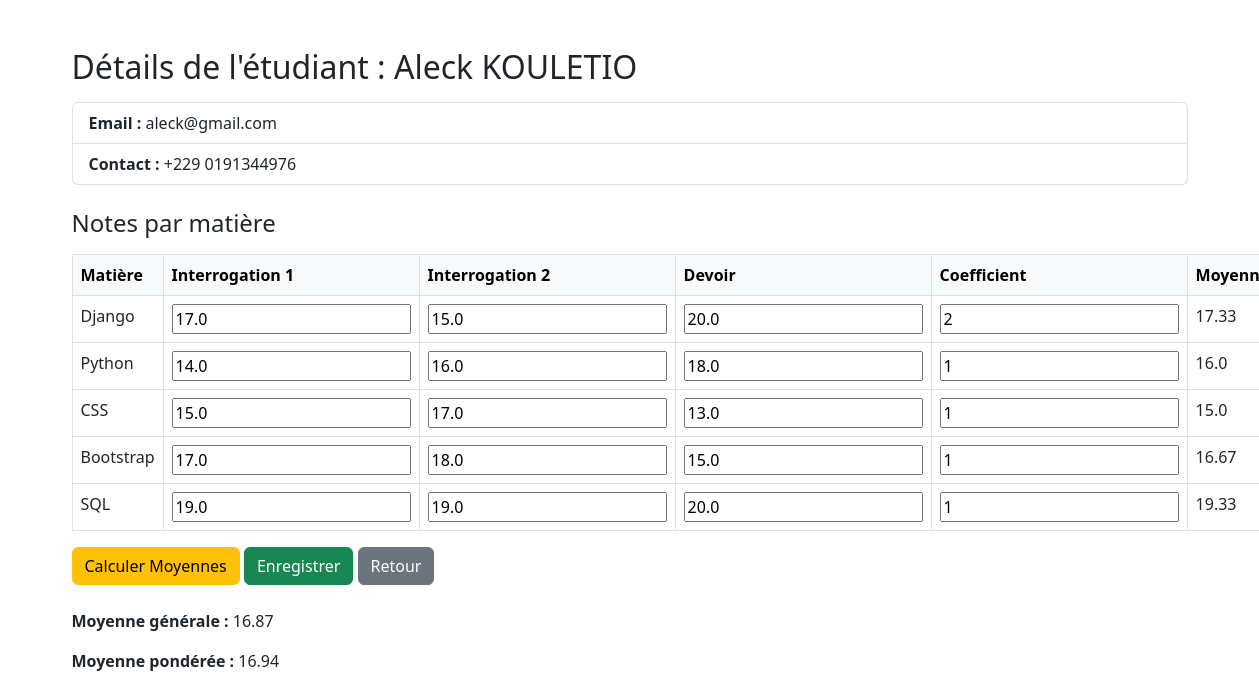
The app's page /11/ with its own data.
### etudiants/models.py (models this page shows, shortened)
class User(models.Model):
    nom = models.CharField(max_length=100)
    prenom = models.CharField(max_length=100)
    email = models.EmailField(unique=True)
    contact = models.CharField(max_length=15, blank=True, null=True)
    is_valid = models.BooleanField(default=False, null=True)
    class Meta:
        ordering = ["-nom"]

class Notes(models.Model):
    note = models.ForeignKey(User, on_delete=models.CASCADE, related_name="notes")
    interrogation1 = models.FloatField(null=True, blank=True)
    interrogation2 = models.FloatField(null=True, blank=True)
    devoir = models.FloatField(null=True, blank=True)
    matiere = models.CharField(max_length=25, blank=True, null=True)
    coefficients = models.PositiveIntegerField(default=1)

### etudiants/views.py (the view, shortened to what this page needs)
# urls.py: path('<int:etudiant_id>/', views.detail_etudiants, name='detail_etudiant'),
def detail_etudiants(request, etudiant_id):
    with connection.cursor() as cursor:
        cursor.execute("""
            SELECT id, nom, prenom, email, contact
            FROM etudiants_user
            WHERE id = %s
        """, [etudiant_id])
        etudiant = cursor.fetchone()
    if not etudiant:
        messages.error(request, "Étudiant introuvable.")
        return render(request, 'etudiants/detail_etudiants.html', {'etudiant': None})
    matieres_fixes = ['Django', 'Python', 'CSS', 'Bootstrap', 'SQL']
    notes_par_matiere = []
    moyenne_generale = 0
    moyenne_ponderee = 0
    if request.method == 'POST':
        action = request.POST.get('action')
        nb_matieres = int(request.POST.get('nb_matieres', 0))
        total_moyenne = 0
        total_ponderee = 0
        total_coeff = 0
        for i in range(1, nb_matieres + 1):
            matiere = request.POST.get(f'matiere_{i}')
            interrogation1 = float(request.POST.get(f'interrogation1_{i}', 0) or 0)
            devoir = float(request.POST.get(f'devoir_{i}', 0) or 0)
            interrogation2 = float(request.POST.get(f'interrogation2_{i}', 0) or 0)
            coefficients = float(request.POST.get(f'coefficients_{i}', 1) or 1)
            moyenne = round((interrogation1 + devoir + interrogation2) / 3, 2)
            moyenne_ponderee_calc = moyenne * coefficients
            total_moyenne += moyenne
            total_ponderee += moyenne_ponderee_calc
            total_coeff += coefficients
            notes_par_matiere.append({
                'matiere': matiere,
                'interrogation1': interrogation1,
                'devoir': devoir,
                'interrogation2': interrogation2,
                'coefficients': coefficients,
                'moyenne': moyenne
            })
            if action == 'enregistrer':
                with connection.cursor() as cursor:
                    cursor.execute("""
                        SELECT id FROM etudiants_notes
                        WHERE note_id = %s
                    """, [etudiant_id])
                    exists = cursor.fetchall()
                    if exists:
                        cursor.execute("""
                            UPDATE etudiants_notes
                            SET interrogation1 = %s, interrogation2 = %s, devoir = %s, coefficients = %s
                            WHERE note_id = %s AND matiere = %s
                        """, [interrogation1, interrogation2, devoir,coefficients, etudiant_id, matiere])
                    else:
                        cursor.execute("""
                            INSERT INTO etudiants_notes (note_id, matiere, interrogation1, interrogation2, devoir, coefficients)
                            VALUES (%s, %s, %s, %s, %s, %s)
                        """,[interrogation1, interrogation2, devoir,coefficients, etudiant_id, matiere])
        moyenne_generale = round(total_moyenne / nb_matieres, 2) if nb_matieres else 0
        moyenne_ponderee = round(total_ponderee / total_coeff, 2) if total_coeff else 0
        if action == 'enregistrer':
            messages.success(request, "Les notes ont été enregistrées avec succès.")
        elif action == 'calculer':
            messages.info(request, "Les moyennes ont été recalculées (non enregistrées).")
    else:
        with connection.cursor() as cursor:
            cursor.execute("""
                SELECT matiere, interrogation1, interrogation2, devoir, coefficients
                FROM etudiants_notes
                WHERE note_id = %s
            """, [etudiant_id])
            notes_data = cursor.fetchall()
            notes_dict = {row[0]: row for row in notes_data}
        total_moyenne = 0
        total_ponderee = 0
        total_coeff = 0
        for matiere in matieres_fixes:
            if matiere in notes_dict:
                interrogation1, interrogation2, devoir, coefficients = notes_dict[matiere][1], notes_dict[matiere][2], notes_dict[matiere][3], notes_dict[matiere][4]
                interrogation1 = interrogation1 or 0
                devoir = devoir or 0
                interrogation2 = interrogation2 or 0
                coefficients = coefficients or 1
                moyenne = round((interrogation1 + devoir + interrogation2) / 3, 2)
                moyenne_ponderee_calc = moyenne * coefficients
                total_moyenne += moyenne
                total_ponderee += moyenne_ponderee_calc
                total_coeff += coefficients
                notes_par_matiere.append({
                    'matiere': matiere,
                    'interrogation1': interrogation1,
                    'devoir': devoir,
                    'interrogation2': interrogation2,
                    'coefficients': coefficients,
                    'moyenne': moyenne
                })
        moyenne_generale = round(total_moyenne / len(notes_par_matiere), 2) if notes_par_matiere else 0
        moyenne_ponderee = round(total_ponderee / total_coeff, 2) if total_coeff else 0
    return render(request, 'etudiants/detail_etudiants.html', {
        'etudiant': etudiant,
        'notes_par_matiere': notes_par_matiere,
        'moyenne_generale': moyenne_generale,
        'moyenne_ponderee': moyenne_ponderee
    })

### etudiants/templates/etudiants/detail_etudiants.html (shortened to what this page needs)
{% extends 'etudiants/base.html' %}
{% block content %}
<div class="container mt-5">
    {% if etudiant %}
        <h2>Détails de l'étudiant : {{ etudiant.2 }} {{ etudiant.1 }}</h2>
        <ul class="list-group my-3">
            <li class="list-group-item"><strong>Email :</strong> {{ etudiant.3 }}</li>
            <li class="list-group-item"><strong>Contact :</strong> {{ etudiant.4 }}</li>
        </ul>
        <h4 class="mt-4">Notes par matière</h4>
        <form method="POST">
            <table class="table table-bordered mt-3">
                <thead class="table-light">
                    <tr>
                        <th>Matière</th>
                        <th>Interrogation 1</th>
                        <th>Interrogation 2</th>
                        <th>Devoir</th>
                        <th>Coefficient</th>
                        <th>Moyenne</th>
                    </tr>
                </thead>
                <tbody>
                    {% for note in notes_par_matiere %}
                    <tr>
                        <td>
                            {{ note.matiere }}
                        </td>
                        <td><input type="number" step="0.01" name="interrogation1_{{ forloop.counter }}" value="{{ note.interrogation1 }}"></td>
                        <td><input type="number" step="0.01" name="devoir_{{ forloop.counter }}" value="{{ note.devoir }}"></td>
                        <td><input type="number" step="0.01" name="interrogation2_{{ forloop.counter }}" value="{{ note.interrogation2 }}"></td>
                        <td><input type="number" step="0.01" name="coefficients_{{ forloop.counter }}" value="{{ note.coefficients }}"></td>
                        <td>{{ note.moyenne }}</td>
                    </tr>
                    {% endfor %}
                </tbody>
            </table>
            <div class="mt-3">
                <button type="submit" id="monBouton" class="btn btn-warning" onclick="document.getElementById('actionField').value='calculer'">Calculer Moyennes</button>
                <button type="submit" class="btn btn-success" onclick="document.getElementById('actionField').value='enregistrer'">Enregistrer</button>
                <a href="{% url 'etudiants:liste_etudiants' %}" class="btn btn-secondary">Retour</a>
            </div>
        </form>
        <div class="mt-4">
            <p><strong>Moyenne générale :</strong> {{ moyenne_generale }}</p>
            <p><strong>Moyenne pondérée :</strong> {{ moyenne_ponderee }}</p>
        </div>
    {% else %}
        <div class="alert alert-danger">
            Aucune donnée trouvée pour cet étudiant.
        </div>
    {% endif %}
</div>
{% endblock %}

### records on screen
User: prenom "Aleck", nom "KOULETIO", email "aleck@gmail.com"
Notes: matiere "Python", interrogation1 "14.0", devoir "16.0", interrogation2 "18.0", coefficients "1", moyenne "16.0"
Notes: matiere "CSS", interrogation1 "15.0", devoir "17.0", interrogation2 "13.0", coefficients "1", moyenne "15.0"
Notes: matiere "Bootstrap", interrogation1 "17.0", devoir "18.0", interrogation2 "15.0", coefficients "1", moyenne "16.67"
Notes: matiere "SQL", interrogation1 "19.0", devoir "19.0", interrogation2 "20.0", coefficients "1", moyenne "19.33"

### other values on screen
{{ etudiant.4 }} "+229 0191344976"
{{ note.matiere }} "Django"
{{ note.moyenne }} "17.33"
{{ moyenne_generale }} "16.87"
{{ moyenne_ponderee }} "16.94"
